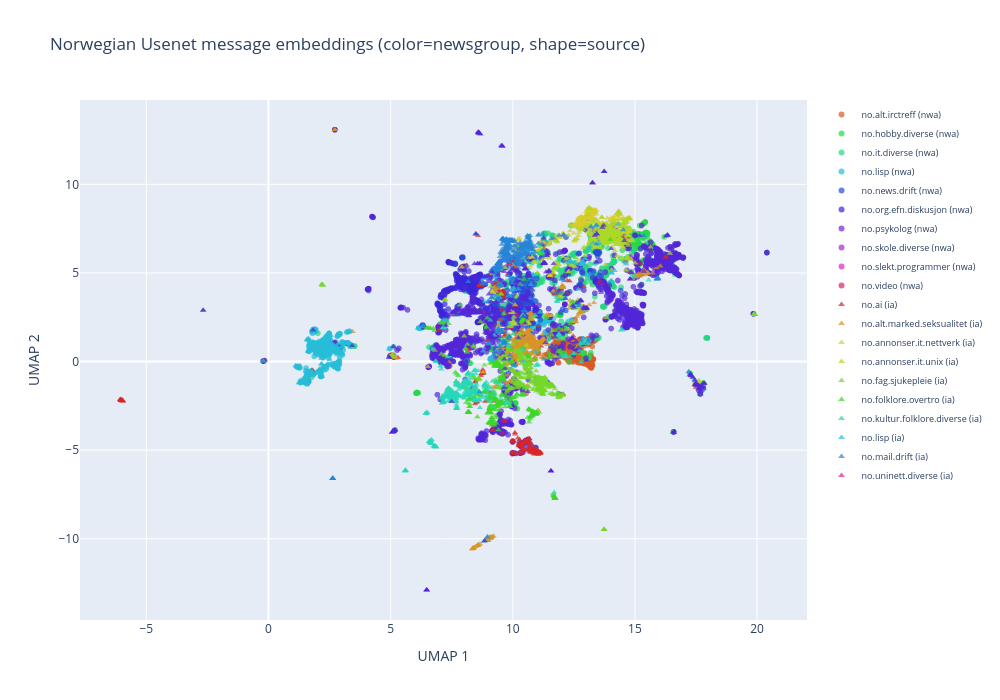

Notebook code cell kept with this figure:
### Code cell
import plotly.graph_objects as go

symbol_map = {"nwa": "circle", "ia": "triangle-up"}
unique_newsgroups = sorted(set(newsgroups_indexer))
colors_plotly = [
    f"hsl({int(i * 360 / len(unique_newsgroups))}, 70%, 50%)"
    for i in range(len(unique_newsgroups))
]
color_map = dict(zip(unique_newsgroups, colors_plotly))

fig = go.Figure()

for source, symbol in symbol_map.items():
    for ng in unique_newsgroups:
        mask = np.array(
            [
                s == source and n == ng
                for s, n in zip(sources_indexer, newsgroups_indexer)
            ]
        )
        if not mask.any():
            continue
        fig.add_trace(
            go.Scattergl(
                x=umap_2d_embeddings[mask, 0],
                y=umap_2d_embeddings[mask, 1],
                mode="markers",
                marker=dict(size=6, color=color_map[ng], symbol=symbol, opacity=0.7),
                name=f"{ng} ({source})",
                text=np.array(embedding_indexer)[mask],
                hovertemplate="%{text}<extra></extra>",
            )
        )

fig.update_layout(
    title="Norwegian Usenet message embeddings (color=newsgroup, shape=source)",
    xaxis_title="UMAP 1",
    yaxis_title="UMAP 2",
    width=1000,
    height=700,
    legend=dict(font=dict(size=9)),
)
fig.show()

### Figure 1 — Plotly figure (JSON) as saved in the notebook; plotly's stock layout.template omitted (floating-point values rounded to 4 significant figures; data arrays with more than 128 entries replaced by an {"elided": "..."} marker saying what was removed)
{"data": [{"hovertemplate": "%{text}<extra></extra>", "marker": {"color": "hsl(18, 70%, 50%)", "opacity": 0.7, "size": 6, "symbol": "circle"}, "mode": "markers", "name": "no.alt.irctreff (nwa)", "text": {"elided": "493 str values"}, "type": "scattergl", "x": {"elided": "493 float values"}, "y": {"elided": "493 float values"}}, {"hovertemplate": "%{text}<extra></extra>", "marker": {"color": "hsl(132, 70%, 50%)", "opacity": 0.7, "size": 6, "symbol": "circle"}, "mode": "markers", "name": "no.hobby.diverse (nwa)", "text": {"elided": "484 str values"}, "type": "scattergl", "x": {"elided": "484 float values"}, "y": {"elided": "484 float values"}}, {"hovertemplate": "%{text}<extra></extra>", "marker": {"color": "hsl(151, 70%, 50%)", "opacity": 0.7, "size": 6, "symbol": "circle"}, "mode": "markers", "name": "no.it.diverse (nwa)", "text": {"elided": "527 str values"}, "type": "scattergl", "x": {"elided": "527 float values"}, "y": {"elided": "527 float values"}}, {"hovertemplate": "%{text}<extra></extra>", "marker": {"color": "hsl(189, 70%, 50%)", "opacity": 0.7, "size": 6, "symbol": "circle"}, "mode": "markers", "name": "no.lisp (nwa)", "text": {"elided": "504 str values"}, "type": "scattergl", "x": {"elided": "504 float values"}, "y": {"elided": "504 float values"}}, {"hovertemplate": "%{text}<extra></extra>", "marker": {"color": "hsl(227, 70%, 50%)", "opacity": 0.7, "size": 6, "symbol": "circle"}, "mode": "markers", "name": "no.news.drift (nwa)", "text": {"elided": "572 str values"}, "type": "scattergl", "x": {"elided": "572 float values"}, "y": {"elided": "572 float values"}}, {"hovertemplate": "%{text}<extra></extra>", "marker": {"color": "hsl(246, 70%, 50%)", "opacity": 0.7, "size": 6, "symbol": "circle"}, "mode": "markers", "name": "no.org.efn.diskusjon (nwa)", "text": {"elided": "494 str values"}, "type": "scattergl", "x": {"elided": "494 float values"}, "y": {"elided": "494 float values"}}, {"hovertemplate": "%{text}<extra></extra>", "marker": {"color": "hsl(265, 70%, 50%)", "opacity": 0.7, "size": 6, "symbol": "circle"}, "mode": "markers", "name": "no.psykolog (nwa)", "text": {"elided": "486 str values"}, "type": "scattergl", "x": {"elided": "486 float values"}, "y": {"elided": "486 float values"}}, {"hovertemplate": "%{text}<extra></extra>", "marker": {"color": "hsl(284, 70%, 50%)", "opacity": 0.7, "size": 6, "symbol": "circle"}, "mode": "markers", "name": "no.skole.diverse (nwa)", "text": {"elided": "568 str values"}, "type": "scattergl", "x": {"elided": "568 float values"}, "y": {"elided": "568 float values"}}, {"hovertemplate": "%{text}<extra></extra>", "marker": {"color": "hsl(303, 70%, 50%)", "opacity": 0.7, "size": 6, "symbol": "circle"}, "mode": "markers", "name": "no.slekt.programmer (nwa)", "text": {"elided": "459 str values"}, "type": "scattergl", "x": {"elided": "459 float values"}, "y": {"elided": "459 float values"}}, {"hovertemplate": "%{text}<extra></extra>", "marker": {"color": "hsl(341, 70%, 50%)", "opacity": 0.7, "size": 6, "symbol": "circle"}, "mode": "markers", "name": "no.video (nwa)", "text": {"elided": "511 str values"}, "type": "scattergl", "x": {"elided": "511 float values"}, "y": {"elided": "511 float values"}}, {"hovertemplate": "%{text}<extra></extra>", "marker": {"color": "hsl(0, 70%, 50%)", "opacity": 0.7, "size": 6, "symbol": "triangle-up"}, "mode": "markers", "name": "no.ai (ia)", "text": {"elided": "436 str values"}, "type": "scattergl", "x": {"elided": "436 float values"}, "y": {"elided": "436 float values"}}, {"hovertemplate": "%{text}<extra></extra>", "marker": {"color": "hsl(37, 70%, 50%)", "opacity": 0.7, "size": 6, "symbol": "triangle-up"}, "mode": "markers", "name": "no.alt.marked.seksualitet (ia)", "text": {"elided": "550 str values"}, "type": "scattergl", "x": {"elided": "550 float values"}, "y": {"elided": "550 float values"}}, {"hovertemplate": "%{text}<extra></extra>", "marker": {"color": "hsl(56, 70%, 50%)", "opacity": 0.7, "size": 6, "symbol": "triangle-up"}, "mode": "markers", "name": "no.annonser.it.nettverk (ia)", "text": {"elided": "450 str values"}, "type": "scattergl", "x": {"elided": "450 float values"}, "y": {"elided": "450 float values"}}, {"hovertemplate": "%{text}<extra></extra>", "marker": {"color": "hsl(75, 70%, 50%)", "opacity": 0.7, "size": 6, "symbol": "triangle-up"}, "mode": "markers", "name": "no.annonser.it.unix (ia)", "text": {"elided": "500 str values"}, "type": "scattergl", "x": {"elided": "500 float values"}, "y": {"elided": "500 float values"}}, {"hovertemplate": "%{text}<extra></extra>", "marker": {"color": "hsl(94, 70%, 50%)", "opacity": 0.7, "size": 6, "symbol": "triangle-up"}, "mode": "markers", "name": "no.fag.sjukepleie (ia)", "text": {"elided": "500 str values"}, "type": "scattergl", "x": {"elided": "500 float values"}, "y": {"elided": "500 float values"}}, {"hovertemplate": "%{text}<extra></extra>", "marker": {"color": "hsl(113, 70%, 50%)", "opacity": 0.7, "size": 6, "symbol": "triangle-up"}, "mode": "markers", "name": "no.folklore.overtro (ia)", "text": {"elided": "532 str values"}, "type": "scattergl", "x": {"elided": "532 float values"}, "y": {"elided": "532 float values"}}, {"hovertemplate": "%{text}<extra></extra>", "marker": {"color": "hsl(170, 70%, 50%)", "opacity": 0.7, "size": 6, "symbol": "triangle-up"}, "mode": "markers", "name": "no.kultur.folklore.diverse (ia)", "text": {"elided": "500 str values"}, "type": "scattergl", "x": {"elided": "500 float values"}, "y": {"elided": "500 float values"}}, {"hovertemplate": "%{text}<extra></extra>", "marker": {"color": "hsl(189, 70%, 50%)", "opacity": 0.7, "size": 6, "symbol": "triangle-up"}, "mode": "markers", "name": "no.lisp (ia)", "text": {"elided": "479 str values"}, "type": "scattergl", "x": {"elided": "479 float values"}, "y": {"elided": "479 float values"}}, {"hovertemplate": "%{text}<extra></extra>", "marker": {"color": "hsl(208, 70%, 50%)", "opacity": 0.7, "size": 6, "symbol": "triangle-up"}, "mode": "markers", "name": "no.mail.drift (ia)", "text": {"elided": "577 str values"}, "type": "scattergl", "x": {"elided": "577 float values"}, "y": {"elided": "577 float values"}}, {"hovertemplate": "%{text}<extra></extra>", "marker": {"color": "hsl(322, 70%, 50%)", "opacity": 0.7, "size": 6, "symbol": "triangle-up"}, "mode": "markers", "name": "no.uninett.diverse (ia)", "text": {"elided": "444 str values"}, "type": "scattergl", "x": {"elided": "444 float values"}, "y": {"elided": "444 float values"}}], "layout": {"height": 700, "legend": {"font": {"size": 9}}, "title": {"text": "Norwegian Usenet message embeddings (color=newsgroup, shape=source)"}, "width": 1000, "xaxis": {"title": {"text": "UMAP 1"}}, "yaxis": {"title": {"text": "UMAP 2"}}}}
